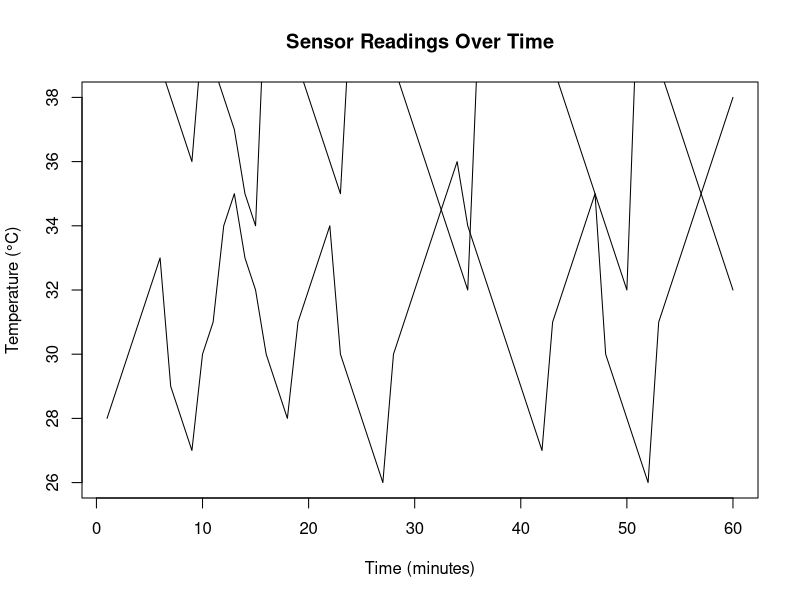

Write the R code that produced this figure.

# Example sensor readings (60 values each for 60 minutes)
temperature <- c(28, 29, 30, 31, 32, 33, 29, 28, 27, 30, 31, 34, 35, 33, 32, 30, 29, 28, 31, 32, 33, 34, 30, 29, 28, 27, 26, 30, 31, 32, 33, 34, 35, 36, 34, 33, 32, 31, 30, 29, 28, 27, 31, 32, 33, 34, 35, 30, 29, 28, 27, 26, 31, 32, 33, 34, 35, 36, 37, 38)

humidity <- c(45, 44, 43, 42, 41, 39, 38, 37, 36, 40, 39, 38, 37, 35, 34, 42, 43, 44, 39, 38, 37, 36, 35, 41, 42, 43, 44, 39, 38, 37, 36, 35, 34, 33, 32, 40, 41, 42, 43, 44, 45, 46, 39, 38, 37, 36, 35, 34, 33, 32, 41, 42, 39, 38, 37, 36, 35, 34, 33, 32)

pressure <- c(1012, 1013, 1011, 1010, 1012, 1014, 1015, 1013, 1012, 1011, 1010, 1012, 1013, 1014, 1015, 1016, 1015, 1014, 1013, 1012, 1011, 1010, 1012, 1013, 1014, 1015, 1016, 1015, 1014, 1013, 1012, 1011, 1010, 1012, 1013, 1014, 1015, 1016, 1015, 1014, 1013, 1012, 1011, 1010, 1012, 1013, 1014, 1015, 1016, 1015, 1014, 1013, 1012, 1011, 1010, 1012, 1013, 1014, 1015, 1016)

time_minutes <- 1:60

# 1. Average reading for each sensor
avg_temp <- mean(temperature)
avg_humidity <- mean(humidity)
avg_pressure <- mean(pressure)

# 2. Identify intervals where temperature > 30 and humidity < 40
condition <- (temperature > 30) & (humidity < 40)
intervals <- which(condition)

# Print results
cat("Average Temperature:", avg_temp, "°C\n")
cat("Average Humidity:", avg_humidity, "%\n")
cat("Average Pressure:", avg_pressure, "hPa\n")
cat("Time intervals where Temp > 30°C and Humidity < 40% (in minutes):", intervals, "\n")

# 3. Plot sensor readings over time
plot(time_minutes, temperature, type = "l", xlab = "Time (minutes)", ylab = "Temperature (°C)", main = "Sensor Readings Over Time")
lines(time_minutes, humidity)
lines(time_minutes, pressure)
